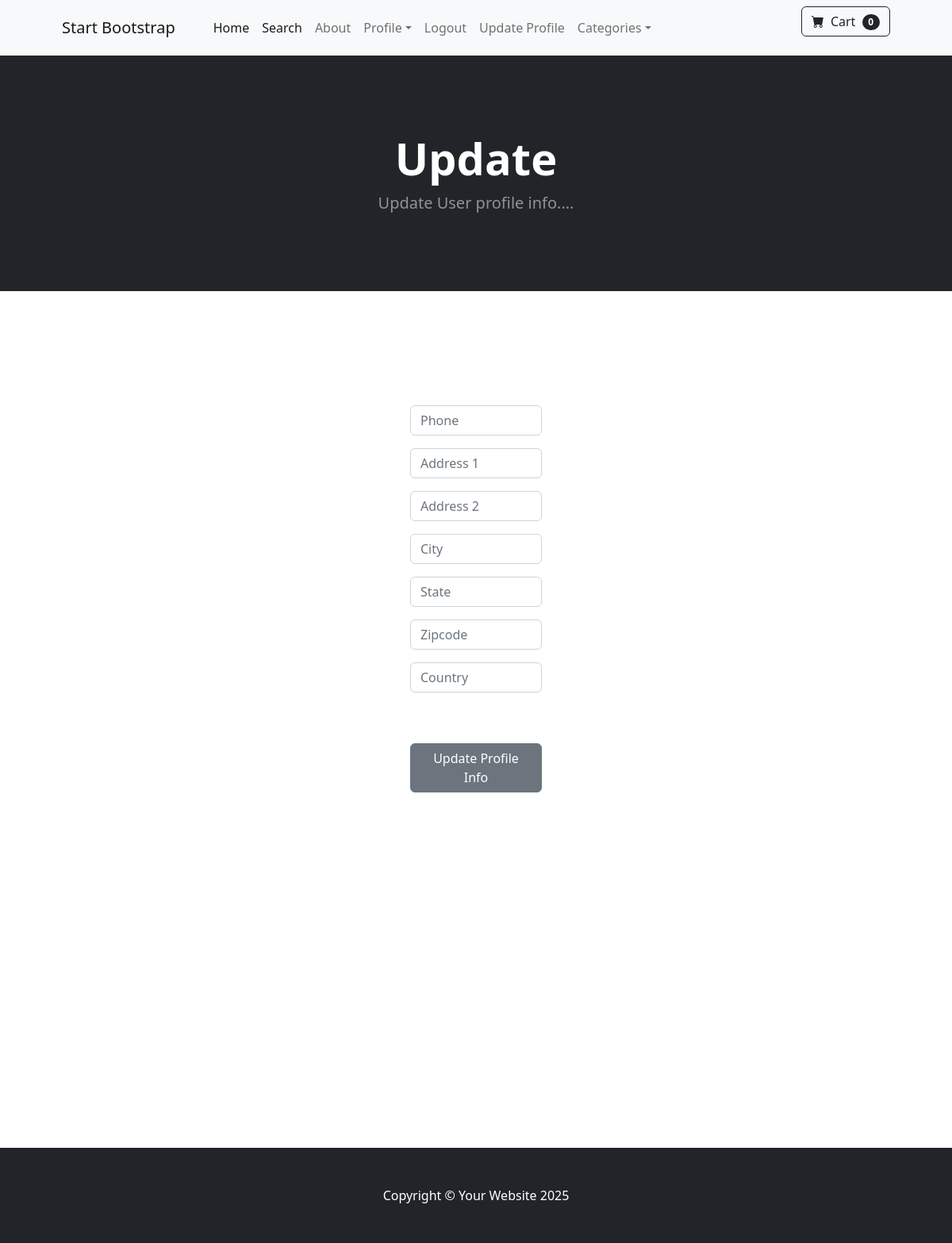
Before: /update_info/ (signed in) with the older database file.
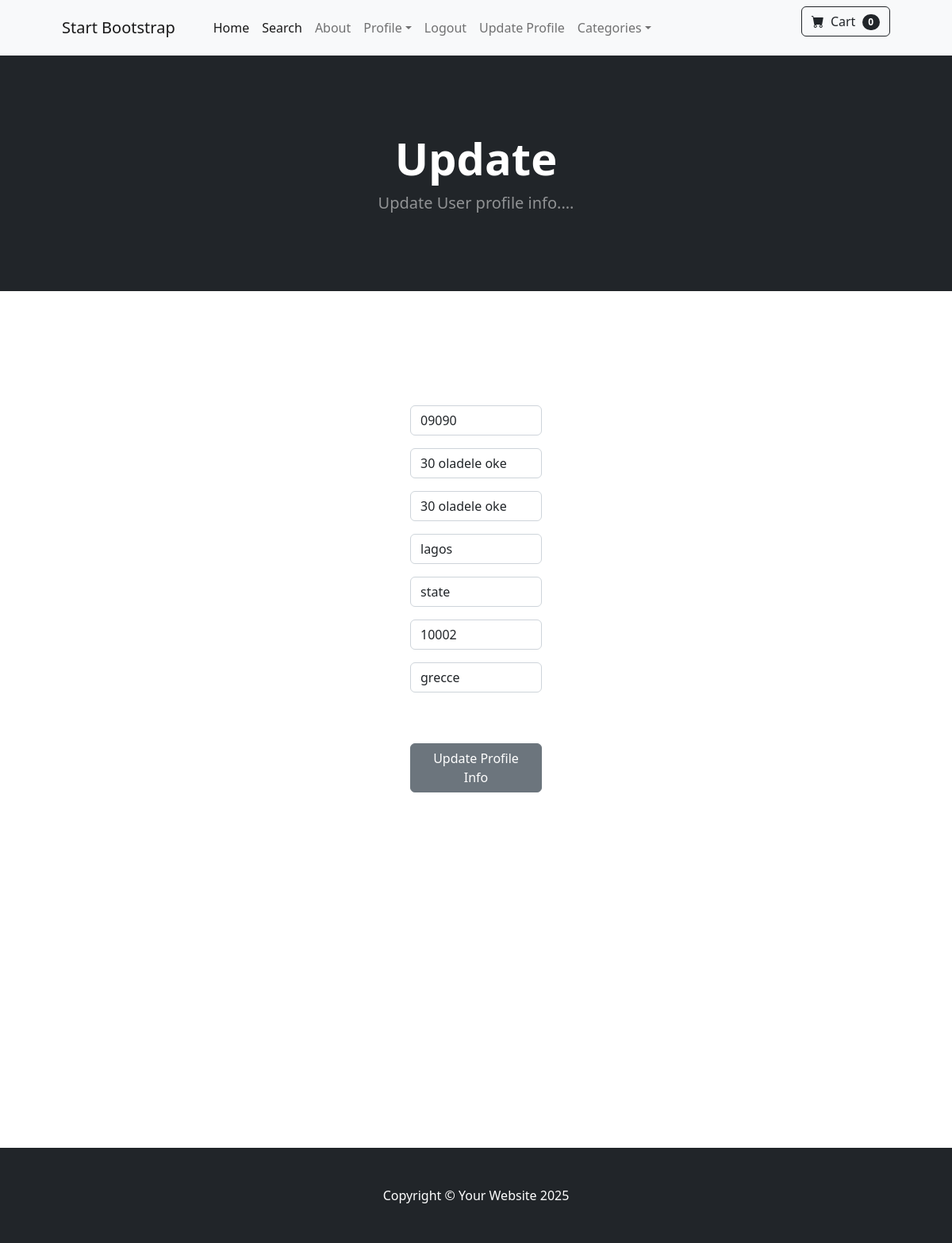
After: the same page with the newer database file.
### store/models.py (models this page shows, shortened)
class Profile(models.Model):
    user = models.OneToOneField(CustomUser, on_delete=models.CASCADE)
    date_modified = models.DateField(CustomUser, auto_now=True)
    phone = models.CharField(max_length=30, blank=True)
    address1 = models.CharField(max_length=200, blank=True)
    address2 = models.CharField(max_length=200, blank=True)
    city = models.CharField(max_length=200, blank=True)
    state = models.CharField(max_length=200, blank=True)
    zipcode = models.CharField(max_length=200, blank=True)
    country = models.CharField(max_length=200, blank=True)
    old_cart = models.CharField(max_length=200, blank=True, null=True)

### store/views.py (the view)
# urls.py: path('update_info/', views.update_info, name='update_info'),
def update_info(request):
    if request.user.is_authenticated:
        current_user = Profile.objects.get(user__id=request.user.id)
        form = UserInfoForm(request.POST or None, instance=current_user)
        if form.is_valid():
            form.save()
            messages.success(request, "Your Info has been Updated")
            return redirect('home')
        return render(request, "store/update_info.html", {'form':form})
    else:
        messages.success(request, "You Must Be logged In To Access That Page!!")
        return redirect('home')

### store/forms.py
class UserInfoForm(forms.ModelForm):
	phone = forms.CharField(label="", widget=forms.TextInput(attrs={'class':'form-control', 'placeholder':'Phone'}), required=False)
	address1 = forms.CharField(label="", widget=forms.TextInput(attrs={'class':'form-control', 'placeholder':'Address 1'}), required=False)
	address2 = forms.CharField(label="", widget=forms.TextInput(attrs={'class':'form-control', 'placeholder':'Address 2'}), required=False)
	city = forms.CharField(label="", widget=forms.TextInput(attrs={'class':'form-control', 'placeholder':'City'}), required=False)
	state = forms.CharField(label="", widget=forms.TextInput(attrs={'class':'form-control', 'placeholder':'State'}), required=False)
	zipcode = forms.CharField(label="", widget=forms.TextInput(attrs={'class':'form-control', 'placeholder':'Zipcode'}), required=False)
	country = forms.CharField(label="", widget=forms.TextInput(attrs={'class':'form-control', 'placeholder':'Country'}), required=False)
	class Meta:
		model = Profile
		fields = ('phone', 'address1', 'address2', 'city', 'state', 'zipcode', 'country', )

### cart/cart.py (called while the page is built)
    def __len__(self):
        return len(self.cart)

### cart/context_processors.py (called while the page is built)
def cart(request):
    return {'cart': Cart(request)}

### store/templates/store/update_info.html (shortened to what this page needs)
{% extends 'store/base.html' %}
{% block content %}
        <header class="bg-dark py-5">
            <div class="container px-4 px-lg-5 my-5">
                <div class="text-center text-white">
                    <h1 class="display-4 fw-bolder">Update</h1>
                    <p class="lead fw-normal text-white-50 mb-0">Update User profile info....</p>
                </div>
            </div>
        </header>
        <section class="py-5">
            <div class="container px-4 px-lg-5 mt-5">
                <div class="row gx-4 gx-lg-5 row-cols-2 row-cols-md-3 row-cols-xl-4 justify-content-center">
                    <div class="container">
                        <div class="row">
                            <center>
                                <div class="col-8">
                                    <br/><br/>
            <form method="POST" action="{% url 'update_info' %}">
                {{ form.as_p }}
                <br/><br/>
    <button type="submit" class="btn btn-secondary">
      Update Profile Info
    </button>
            </form>
            <br/><br/>
            <br/><br/>
            <br/><br/>
            <br/><br/>
            <br/><br/>
            <br/><br/>
            <br/><br/>
            <br/><br/>
                                </div>
                            </center>
                        </div>
                    </div>
{% endblock %}

Changed rows visible on the page:
changed Profile: phone (not shown) → "09090"; address1 (not shown) → "30 oladele oke"; address2 (not shown) → "30 oladele oke"; city (not shown) → "lagos"; state (not shown) → "state"; zipcode (not shown) → "10002"; country (not shown) → "grecce"
